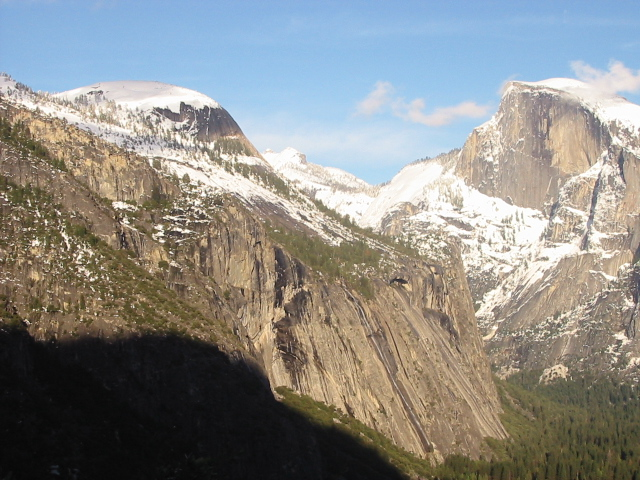
#> input picture images/yosemite/yosemite1.jpg, 640 x 480 px
$ python panaMaker_report.py
#> lines starting #> are read from the running program, lines starting #| are printed output that depends on the picture; after the words box and inside, x2 and y2 are one past the last pixel; in counts of white or black regions, pixels touching at a corner belong together
#> further down, left is the input picture: shape (480, 640, 3); mean B, G, R 135.4, 139.3, 139.5
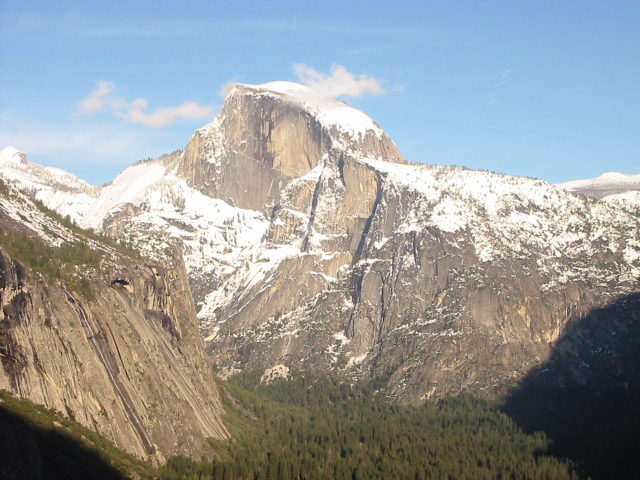
#> input picture images/yosemite/yosemite2.jpg, 640 x 480 px
#> further down, right is the input picture: shape (480, 640, 3); mean B, G, R 155.6, 155.5, 151.7
"""
Copy of panaMaker.py with cv.imshow at HW1 Steps 1–4 for report screenshots.
Press any key in each window to advance.
"""
import cv2 as cv
import numpy as np
from scipy.ndimage import distance_transform_edt


def get_distance_transform(img_rgb):
    thresh = cv.threshold(img_rgb, 0, 255, cv.THRESH_BINARY)[1]
    thresh = thresh.any(axis=2)
    thresh = np.pad(thresh, 1)
    dist = distance_transform_edt(thresh)[1:-1, 1:-1]
    dist = dist[:, :, None]
    max_dist = dist.max()
    if max_dist == 0:
        return np.zeros_like(dist, dtype=np.float64)
    return dist / max_dist * 255.0


def _preprocess_image(img, size):
    img_color = cv.resize(img, size)
    img_gray = cv.cvtColor(img_color, cv.COLOR_BGR2GRAY)
    return img_gray, img_color


def _match_descriptors(desc1, desc2):
    bf = cv.BFMatcher(cv.NORM_L2, crossCheck=True)
    matches = bf.match(desc1, desc2)
    return sorted(matches, key=lambda x: x.distance)


def _show(title, img):
    """Show an image and wait for a key so you can screenshot."""
    cv.imshow(title, img)
    cv.waitKey(0)
    cv.destroyWindow(title)


def make_panorama(img1, img2, target_height=480, ransac_thresh=5.0,
                  show_steps=False, pair_name="pair"):
#> called with target_height = 480, ransac_thresh = 5, show_steps = True, pair_name = '1-2'
    h1, w1 = img1.shape[:2]
#> h1 = 480; w1 = 640
    scale1 = target_height / h1
#> scale1 = 1
    size1 = (int(w1 * scale1), int(h1 * scale1))
#> size1 = (640, 480)
    h2, w2 = img2.shape[:2]
#> h2 = 480; w2 = 640
    scale2 = target_height / h2
#> scale2 = 1
    size2 = (int(w2 * scale2), int(h2 * scale2))
#> size2 = (640, 480)
    gray1, color1 = _preprocess_image(img1, size1)
    gray2, color2 = _preprocess_image(img2, size2)
#> call 2 of _preprocess_image, with size = (640, 480)
#> in _preprocess_image (call 2), `img_gray = cv.cvtColor(img_color, cv.COLOR_BGR2GRAY)`:
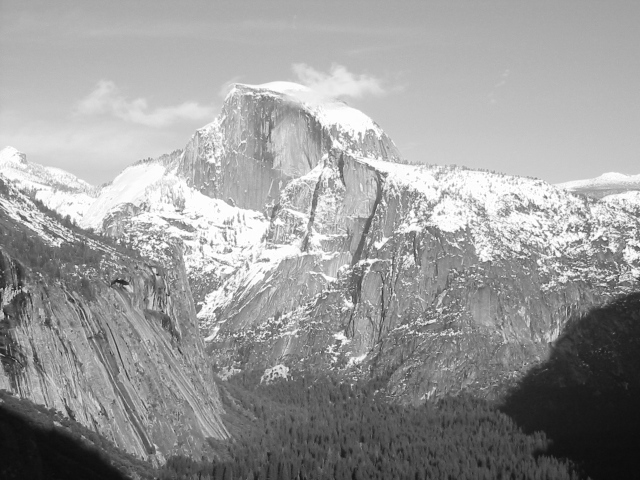
#> img_gray: shape (480, 640); min 11, max 255, mean 154.4

    # --- Step 1: Feature detection and description ---
    sift = cv.SIFT_create()
    kp1, desc1 = sift.detectAndCompute(gray1, None)
#> kp1 = 2504 keypoints; strongest (x, y, size): (6, 199, 1.9), (78, 246, 2.1), (74, 255, 1.9), (46, 222, 2.2)
    kp2, desc2 = sift.detectAndCompute(gray2, None)
#> kp2 = 2343 keypoints; strongest (x, y, size): (604, 239, 2.2), (545, 197, 2.2), (573, 230, 1.9), (118, 241, 2.2)

    if show_steps:
        kp_vis1 = cv.drawKeypoints(
            color1, kp1, None,
            flags=cv.DRAW_MATCHES_FLAGS_DRAW_RICH_KEYPOINTS,
        )
        kp_vis2 = cv.drawKeypoints(
            color2, kp2, None,
            flags=cv.DRAW_MATCHES_FLAGS_DRAW_RICH_KEYPOINTS,
        )
        print(f"[{pair_name} Step 1] keypoints: {len(kp1)} / {len(kp2)}")
#| [1-2 Step 1] keypoints: 2504 / 2343
        _show(f"{pair_name} Step1: SIFT keypoints (left)", kp_vis1)
        _show(f"{pair_name} Step1: SIFT keypoints (right)", kp_vis2)

    # --- Step 2: Feature matching and homography / warp ---
    matches = _match_descriptors(desc1, desc2)
#> in _match_descriptors, `matches = bf.match(desc1, desc2)`: matches = 1238 matches
#> matches = 1238 matches

    pts1 = np.float32([kp1[m.queryIdx].pt for m in matches])
#> pts1 = 1238 pairs, first value 3.4 to 637, second value 82.73 to 476.7
    pts2 = np.float32([kp2[m.trainIdx].pt for m in matches])
#> pts2 = 1238 pairs, first value 3.14 to 632.2, second value 85.41 to 476.1

    H, mask = cv.findHomography(pts2, pts1, cv.RANSAC, ransac_thresh)
#> H = [[0.938, 0.000662, 280.9], [-0.0257, 0.983, 3.31], [-9.5e-05, -1.73e-06, 1]]; mask = 1238 values, max 1 at index 0, min 0 at index 837, mean 0.756

    h1, w1 = color1.shape[:2]
    h2, w2 = color2.shape[:2]
    output_width = w1 + w2
#> output_width = 1280
    output_height = max(h1, h2)
#> output_height = 480

    warped2 = cv.warpPerspective(color2, H, (output_width, output_height))

    canvas1 = np.zeros((output_height, output_width, 3), dtype=color1.dtype)
    canvas1[:h1, :w1] = color1
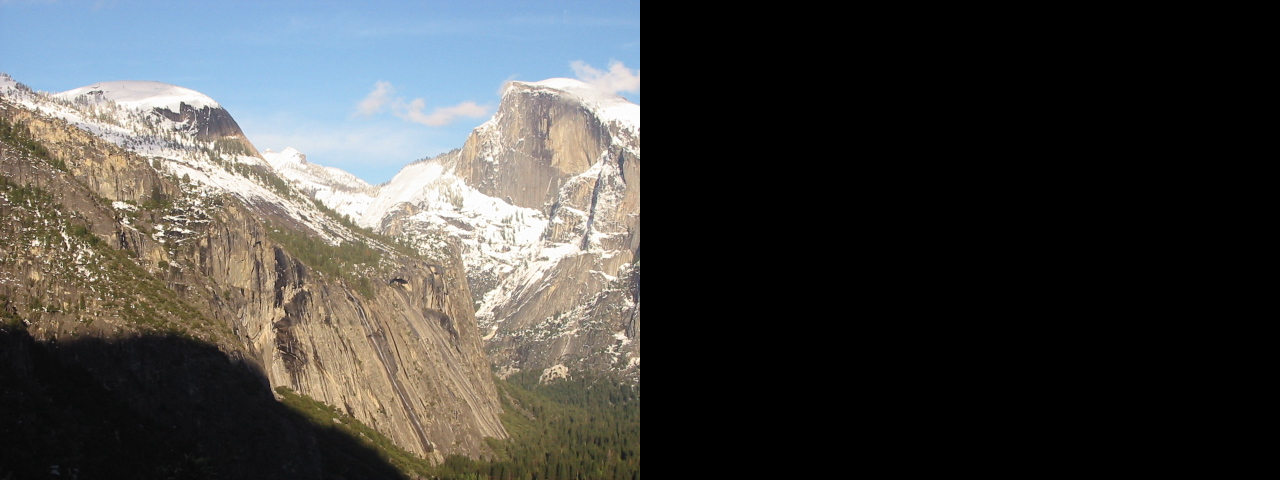
#> canvas1: shape (480, 1280, 3); mean B, G, R 67.7, 69.6, 69.8

    if show_steps:
        n_show = min(50, len(matches))
#> n_show = 50
        top_matches = matches[:n_show]
#> top_matches = 50 matches
        vis_top = cv.drawMatches(
            color1, kp1, color2, kp2, top_matches, None,
            flags=cv.DrawMatchesFlags_NOT_DRAW_SINGLE_POINTS,
        )

        inlier_matches = []
        if mask is not None:
            inlier_matches = [m for m, keep in zip(matches, mask.ravel()) if keep]
#> inlier_matches = 936 matches
        vis_inliers = cv.drawMatches(
            color1, kp1, color2, kp2, inlier_matches[:n_show], None,
            flags=cv.DrawMatchesFlags_NOT_DRAW_SINGLE_POINTS,
        )
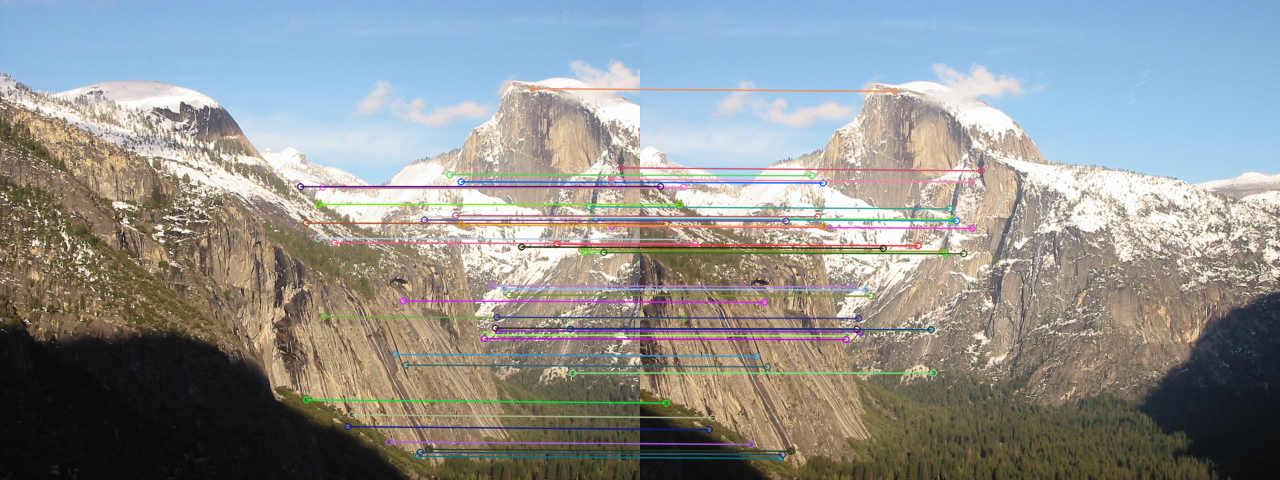
#> vis_inliers: shape (480, 1280, 3); mean B, G, R 145, 145.9, 143.8

        n_inliers = 0 if mask is None else int(mask.sum())
#> n_inliers = 936
        print(f"[{pair_name} Step 2] matches: {len(matches)} | "
              f"RANSAC inliers: {n_inliers}")
#| [1-2 Step 2] matches: 1238 | RANSAC inliers: 936

        _show(f"{pair_name} Step2: top {n_show} matches", vis_top)
        _show(f"{pair_name} Step2: RANSAC inliers (up to {n_show})", vis_inliers)
        _show(f"{pair_name} Step2: warped right image", warped2)

        # Intensity sum (HW Fig. 3 style alignment check)
        sum_vis = np.clip(
            canvas1.astype(np.float32) + warped2.astype(np.float32), 0, 255
        ).astype(np.uint8)
        _show(f"{pair_name} Step2: intensity sum (alignment check)", sum_vis)

    # --- Step 3: Image blending with distance-transform weights ---
    weight1 = get_distance_transform(canvas1)
#> in get_distance_transform, `thresh = cv.threshold(img_rgb, 0, 255, cv.THRESH_BINARY)[1]`:
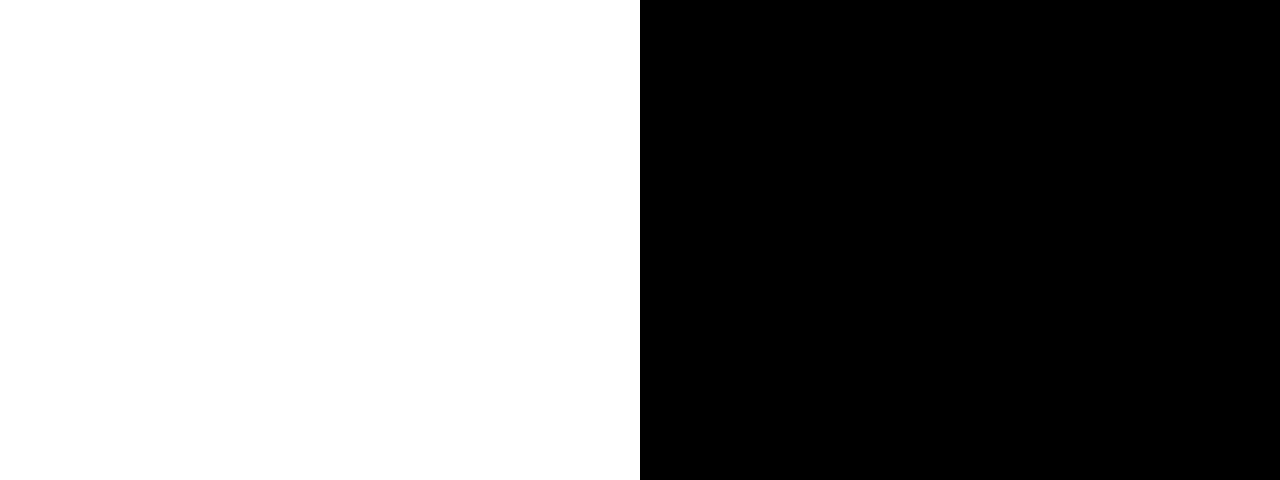
#> thresh: shape (480, 1280, 3); 50% white; 1 white region, box (x1, y1, x2, y2) and area: (0, 0, 640, 480) 307200
#> in get_distance_transform, `thresh = np.pad(thresh, 1)`: thresh: shape (482, 1282) bool; 49.7% white; 1 white region, box (x1, y1, x2, y2) and area: (1, 1, 641, 481) 307200
#> in get_distance_transform, `dist = distance_transform_edt(thresh)[1:-1, 1:-1]`:
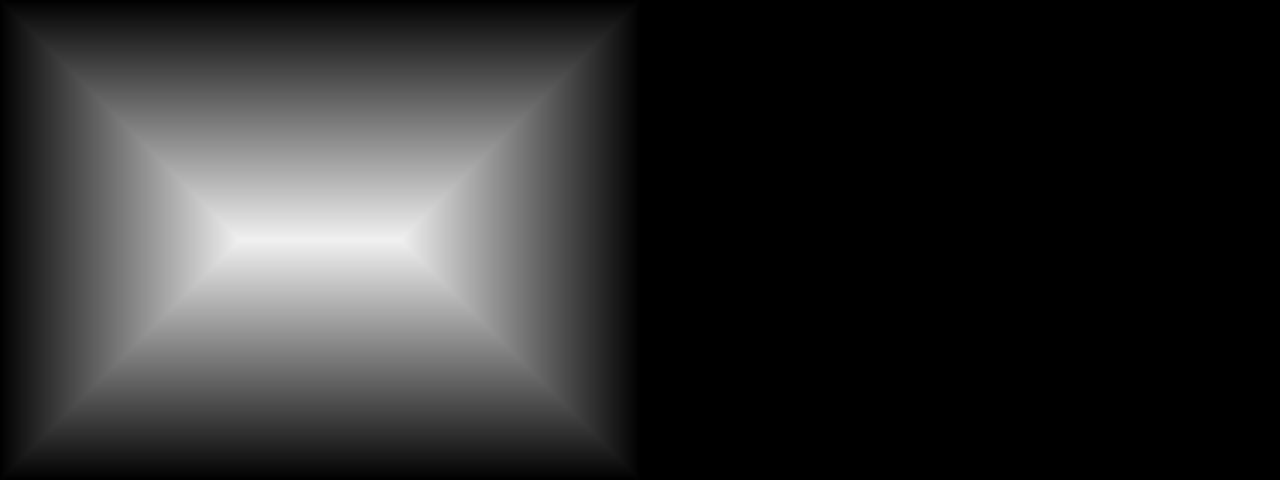
#> dist: shape (480, 1280) float64; min 0, max 240, mean 45.3
#> in get_distance_transform, `max_dist = dist.max()`: max_dist = 240
    weight2 = get_distance_transform(warped2)
#> in get_distance_transform (call 2), `thresh = thresh.any(axis=2)`: thresh: shape (480, 1280) bool; 51.4% white; 2 black regions, box (x1, y1, x2, y2) and area: (939, 0, 1280, 480) 163422, (0, 0, 461, 480) 135376
#> in get_distance_transform (call 2), `thresh = np.pad(thresh, 1)`: thresh: shape (482, 1282) bool; 51.1% white; 1 black region, box (x1, y1, x2, y2) and area: (0, 0, 1282, 482) 302322

    img1_f = canvas1.astype(np.float32)
    img2_f = warped2.astype(np.float32)

    denom = weight1 + weight2
    blended = (img1_f * weight1 + img2_f * weight2) / np.maximum(denom, 1.0)
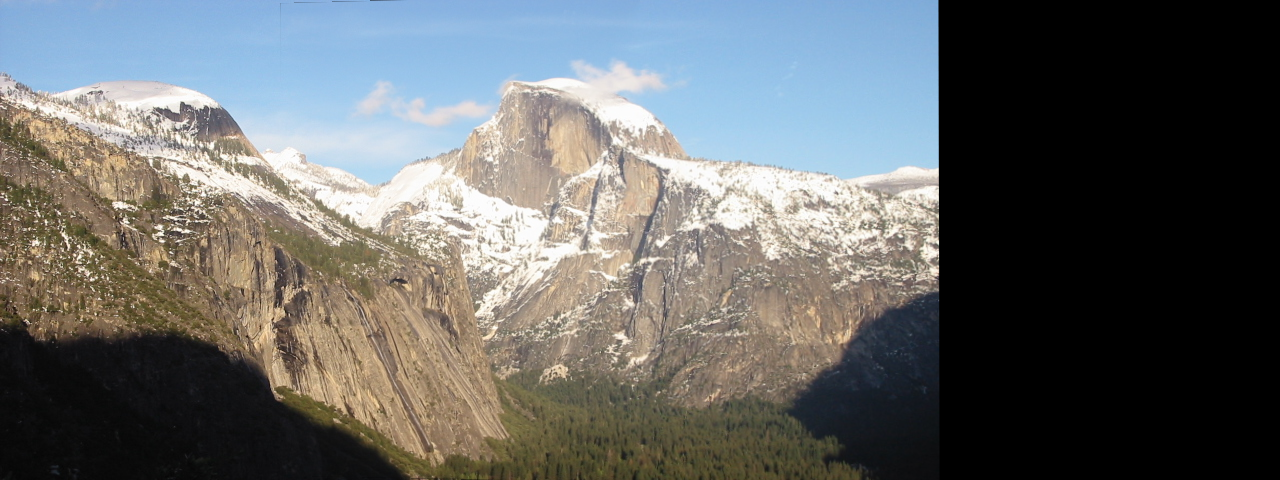
#> blended: shape (480, 1280, 3) float64; mean B, G, R 103.8, 104.4, 102.5; drawn with min black and max white
    blended = blended.astype(np.uint8)

    if show_steps:
        w1_vis = np.clip(weight1, 0, 255).astype(np.uint8)
        w2_vis = np.clip(weight2, 0, 255).astype(np.uint8)
        print(f"[{pair_name} Step 3] blended panorama shown")
        _show(f"{pair_name} Step3: distance weight (left)", w1_vis)
        _show(f"{pair_name} Step3: distance weight (warped right)", w2_vis)
        _show(f"{pair_name} Step3: blended pair", blended)

    return blended


if __name__ == "__main__":
    left = cv.imread("images/yosemite/yosemite1.jpg")
    right = cv.imread("images/yosemite/yosemite2.jpg")
    # Full Step 1–3 visualization on the first pair
    panorama = make_panorama(
        left, right, show_steps=True, pair_name="1-2",
    )

    left2 = cv.imread("images/yosemite/yosemite3.jpg")
    right2 = cv.imread("images/yosemite/yosemite4.jpg")
    # Second pair without intermediate windows (still needed for Step 4)
    panorama2 = make_panorama(
        left2, right2, show_steps=False, pair_name="3-4",
    )

    megarama = make_panorama(
        panorama, panorama2, show_steps=False, pair_name="mega",
    )

    # --- Step 4: Stitching multiple images (progressive pairwise) ---
    print("[Step 4] progressive stitch results")
    _show("Step4: panorama (images 1+2)", panorama)
    _show("Step4: panorama2 (images 3+4)", panorama2)
    _show("Step4: megarama (all four)", megarama)

    cv.destroyAllWindows()
